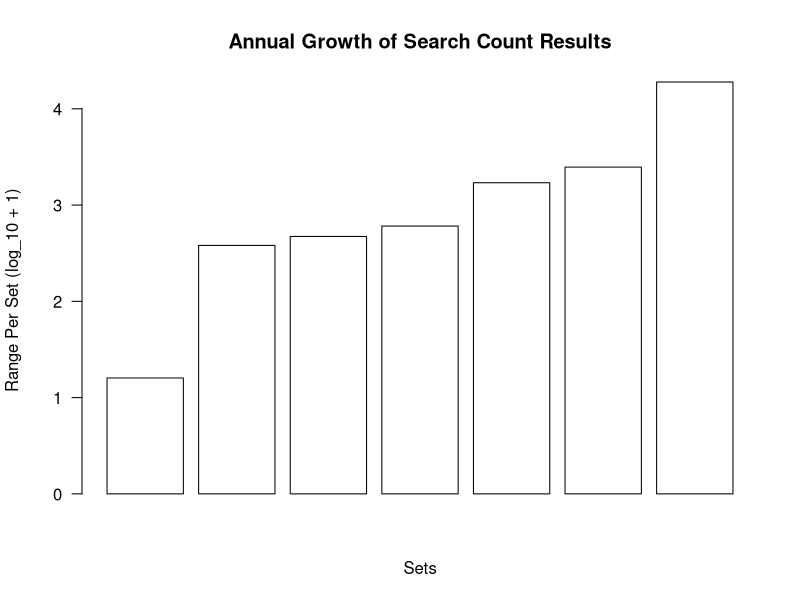

Recreate this plot in R.
queries <- read.csv("data/longitudinal/queries.csv",
                    header = TRUE, row.names = 1, sep = ",")

lqueries<- queries

# Removing outliers
# In the seven sets below, at least one of the databases in each of the sets reported very wild numbers.
# These are excluded in order to plot sets where the counts are more consistent with each other
lqueries <- lqueries[!lqueries$Set == "set8",]
lqueries <- lqueries[!lqueries$Set == "set9",]
lqueries <- lqueries[!lqueries$Set == "set24",]
lqueries <- lqueries[!lqueries$Set == "set25",]
lqueries <- lqueries[!lqueries$Set == "set27",]
lqueries <- lqueries[!lqueries$Set == "set28",]
lqueries <- lqueries[!lqueries$Set == "set29",]

library(tidyr)

# convert dataframe from wide to long format
db <- rep(c("PMML", "PQML", "EHML", "WSML", "OML"), length(lqueries$Set) / 5)
lqueries$database <- db
rm(db)
lqueries <- gather(lqueries, months, counts, October:September, factor_key = TRUE)

# get the ranges for all sets and sort from low to high;
# so the highest range in the set minus the lowest range in the set regardless of
# the database platform
## all ranges
lranges <- sort(tapply(lqueries$counts, lqueries$Set, max) - tapply(lqueries$counts, lqueries$Set, min))

# Save ranges as data frames
lranges <- data.frame(lranges)
lranges$Sets <- rownames(lranges)

# Create a vector where pubdate is Logical for all of the data
# True = PubDate ; False = No PubDate
pdtf <- table(lqueries$Set[lqueries$PubDate == 1])
pdtf <- pdtf > 0
pdtf <- data.frame(pdtf)
pdtf$Sets <- rownames(pdtf)

# Combine the data frames
lranges <- merge(lranges, pdtf, by.y = "Sets")

# Plot, log2 transformation, with Logical Values
mycols <- c("white", "black")

or.lranges <- lranges[with(lranges, order(pdtf, lranges)), ]

#jpeg('plots/plot-ranges.jpg', width = 3840, height = 2160, pointsize = 12, res = 300)
barplot(log10(or.lranges$lranges + 1), las=2,
        xlab = "Sets", ylab = "Range Per Set (log_10 + 1)",
        main = "Annual Growth of Search Count Results",
        col = mycols[as.factor(or.lranges$pdtf)])
#dev.off()
